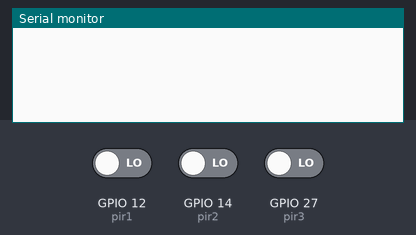
Simulated run of this sketch. Board: ESP32. On the bench: the last lines printed to the serial monitor. Inputs (shaded band) come from the test bench; at power-on: GPIO 12 (pir1) LOW, GPIO 14 (pir2) LOW, GPIO 27 (pir3) LOW.

Above: at 1.2 s.
1.3 s: GPIO 12 (pir1) driven HIGH
At 1.9 s:
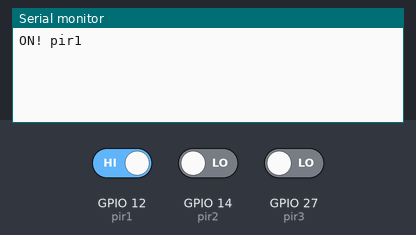
2.8 s: GPIO 12 (pir1) driven LOW
At 4.0 s:
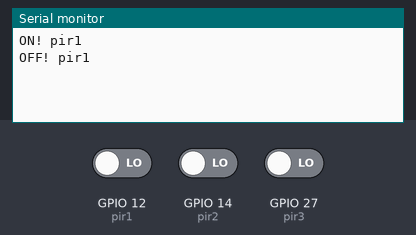
4.3 s: GPIO 14 (pir2) driven HIGH
At 5.4 s:
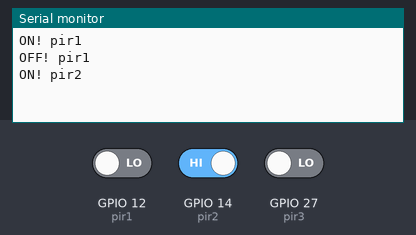
5.8 s: GPIO 27 (pir3) driven HIGH
At 6.5 s:
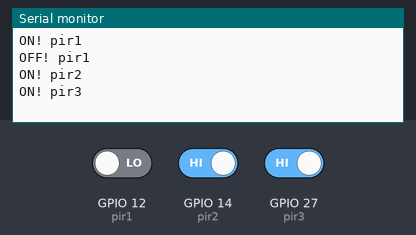
7.3 s: GPIO 14 (pir2) driven LOW
At 7.7 s:
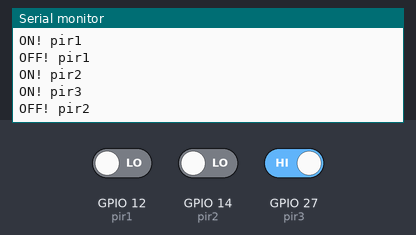
8.8 s: GPIO 27 (pir3) driven LOW
At 10.0 s:
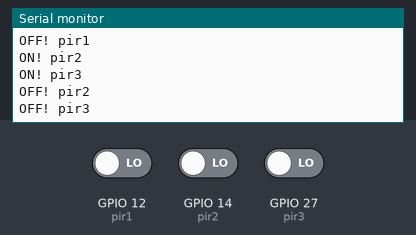

Measured:
- after the input at 1.3 s, the serial monitor: prints a new line at once (image 1)
- after the input at 2.8 s, the serial monitor: prints a new line at once (image 2)
- after the input at 4.3 s, the serial monitor: prints a new line at once (image 3)
- after the input at 5.8 s, the serial monitor: prints a new line at once (image 4)
- after the input at 7.3 s, the serial monitor: prints a new line at once (image 5)
- after the input at 8.8 s, the serial monitor: prints a new line at once (image 6)

The sketch:

Trial_2.ino
```cpp
int pir1 = 12;
int pir2 = 14;
int pir3 = 27;
int pinStateCurrent1   = LOW;  // current state of pin
int pinStatePrevious1  = LOW;
int pinStateCurrent2   = LOW;  // current state of pin
int pinStatePrevious2  = LOW;
int pinStateCurrent3   = LOW;  // current state of pin
int pinStatePrevious3  = LOW;
void setup() {
  // put your setup code here, to run once:
  Serial.begin(115200);
  pinMode(pir1, INPUT);
  pinMode(pir2, INPUT);
  pinMode(pir3, INPUT);
}

void loop() {
  // put your main code here, to run repeatedly:
  pinStatePrevious1 = pinStateCurrent1; // store old state
  pinStateCurrent1 = digitalRead(pir1);   // read new state

  if (pinStatePrevious1 == LOW && pinStateCurrent1 == HIGH) {   // pin state change: LOW -> HIGH
    Serial.println("ON! pir1");
    // TODO: turn on alarm, light or activate a device ... here
  }
  else
  if (pinStatePrevious1 == HIGH && pinStateCurrent1 == LOW) {   // pin state change: HIGH -> LOW
    Serial.println("OFF! pir1");
  }

  pinStatePrevious2 = pinStateCurrent2; // store old state
  pinStateCurrent2 = digitalRead(pir2);   // read new state

  if (pinStatePrevious2 == LOW && pinStateCurrent2 == HIGH) {   // pin state change: LOW -> HIGH
    Serial.println("ON! pir2");
    // TODO: turn on alarm, light or activate a device ... here
  }
  else
  if (pinStatePrevious2 == HIGH && pinStateCurrent2 == LOW) {   // pin state change: HIGH -> LOW
    Serial.println("OFF! pir2");
  }

  pinStatePrevious3 = pinStateCurrent3; // store old state
  pinStateCurrent3 = digitalRead(pir3);   // read new state

  if (pinStatePrevious3 == LOW && pinStateCurrent3 == HIGH) {   // pin state change: LOW -> HIGH
    Serial.println("ON! pir3");
    // TODO: turn on alarm, light or activate a device ... here
  }
  else
  if (pinStatePrevious3 == HIGH && pinStateCurrent3 == LOW) {   // pin state change: HIGH -> LOW
    Serial.println("OFF! pir3");
}
}
```
